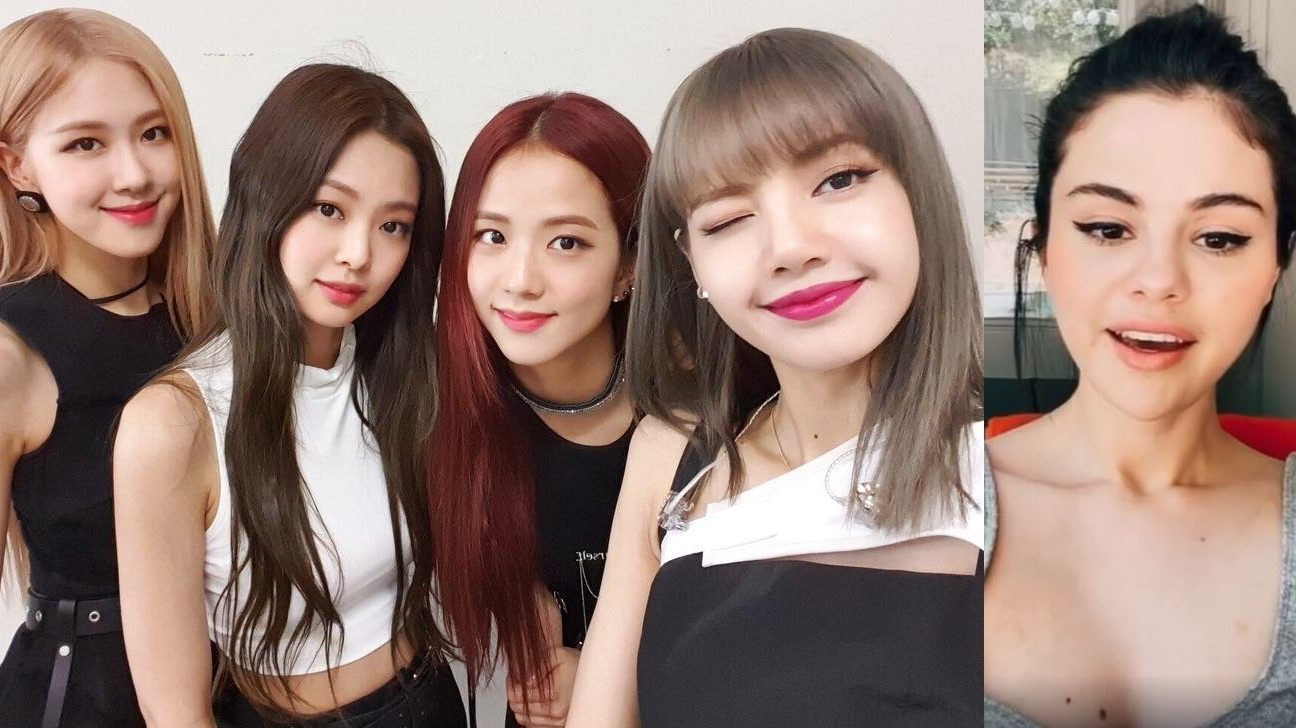
#> input picture Selena_and_Blackpink.jpg, 1296 x 728 px
$ jupyter execute 'Detect Face.ipynb'
#> lines starting #> are read from the running program, lines starting #| are printed output that depends on the picture; after the words box and inside, x2 and y2 are one past the last pixel; in counts of white or black regions, pixels touching at a corner belong together
[cell 1]
import sys

[cell 2]
import cv2
import sys

# Get user supplied values
imagePath = "Selena_and_Blackpink.jpg"
cascPath = "haarcascade_frontalface_default.xml"

# Create the haar cascade
faceCascade = cv2.CascadeClassifier(cascPath)

# Read the image
image = cv2.imread(imagePath)
#> image is the input picture: shape (728, 1296, 3); mean B, G, R 116.1, 125.5, 149.7
gray = cv2.cvtColor(image, cv2.COLOR_BGR2GRAY)
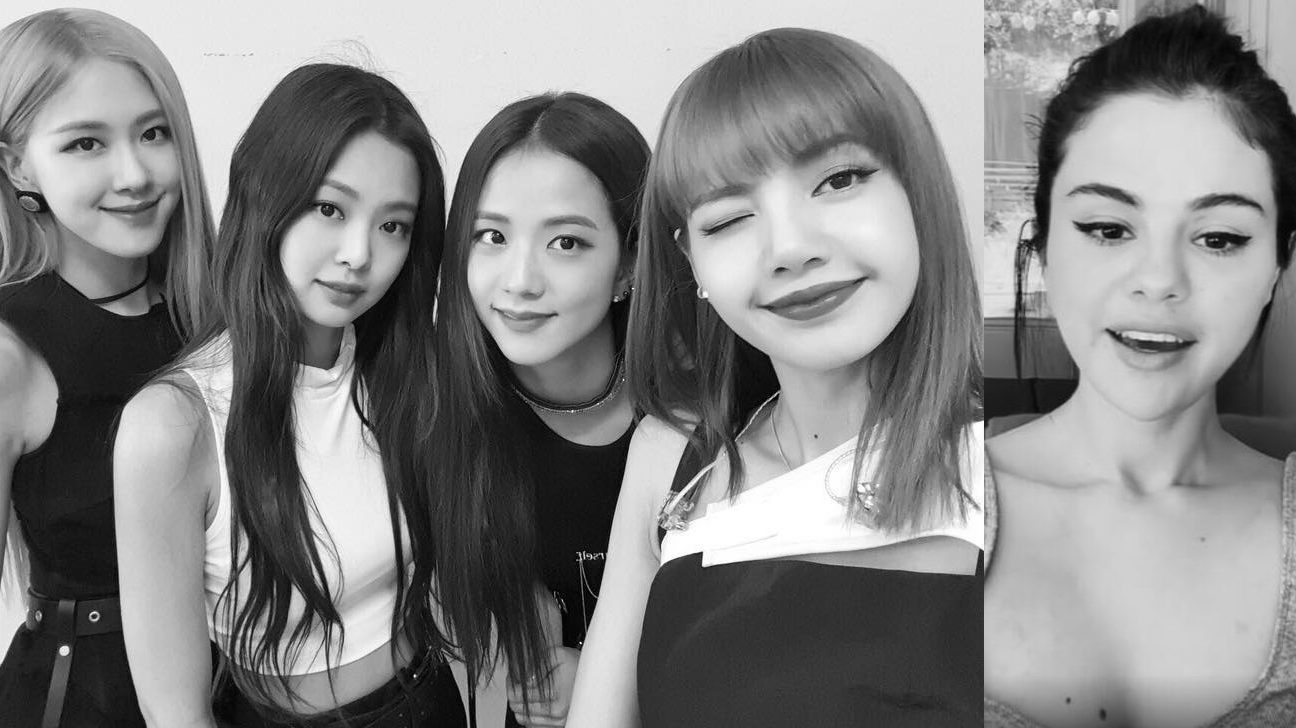
#> gray: shape (728, 1296); min 0, max 255, mean 131.6

# Detect faces in the image
faces = faceCascade.detectMultiScale(
    gray,
    scaleFactor=1.1,
    minNeighbors=5,
    minSize=(30, 30),
    flags = cv2.CASCADE_SCALE_IMAGE
)
#> faces = [[269, 153, 171, 171], [437, 164, 195, 195], [24, 64, 194, 194], [1016, 131, 272, 272], [641, 74, 301, 301]]

print ("Found {0} faces!".format(len(faces)))
#| Found 5 faces!

# Draw a rectangle around the faces
for (x, y, w, h) in faces:
    cv2.rectangle(image, (x, y), (x+w, y+h), (0, 255, 0), 2)
#> this loop made 5 passes
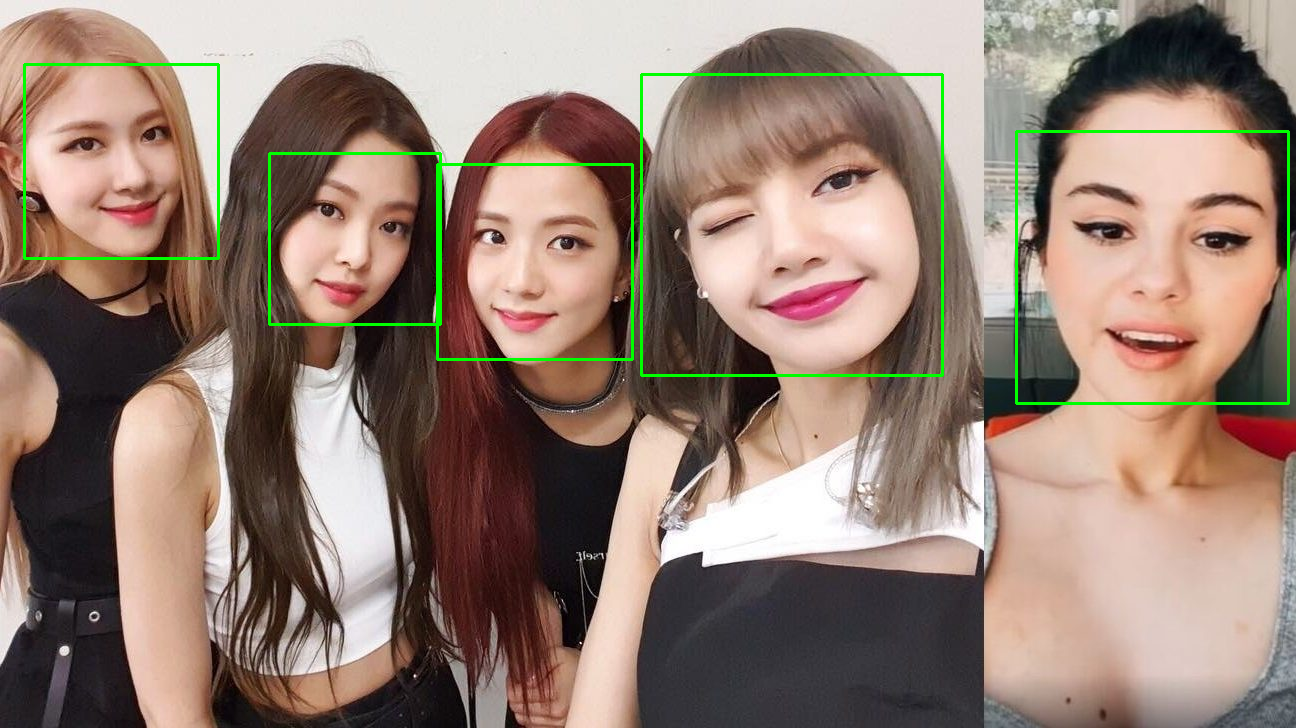
#> image: shape (728, 1296, 3); 1.44% of pixels changed, all inside (x1, y1, x2, y2) = (23, 63, 1290, 405)

cv2.imshow("Faces found", image)
cv2.waitKey(0)
#> Out = 27

$ run again, with Selena.jpg copied over Selena_and_Blackpink.jpg
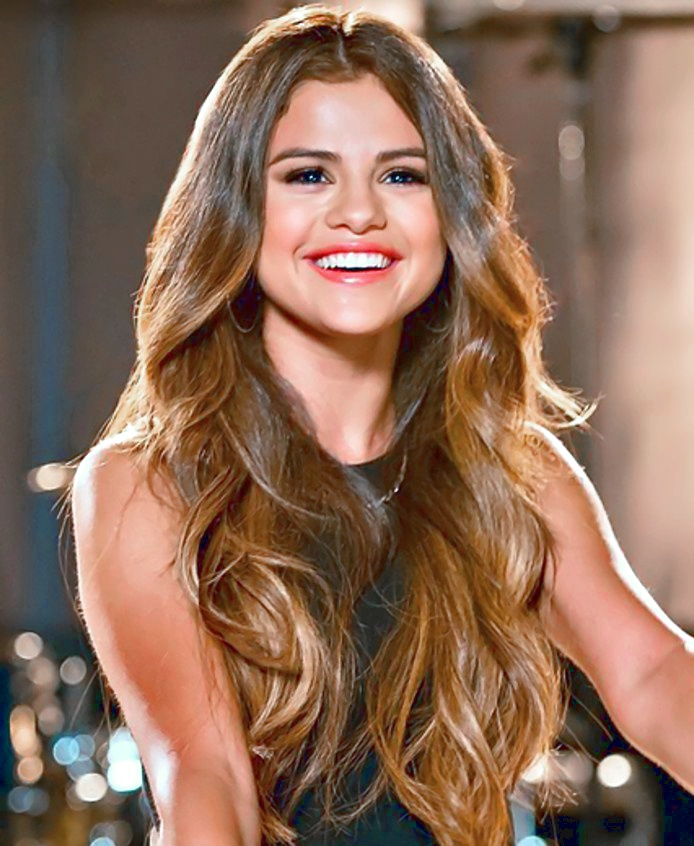
#> input picture Selena.jpg, 694 x 846 px
#> image is the input picture: shape (846, 694, 3); mean B, G, R 88.6, 108, 140.6
#> `gray = cv2.cvtColor(image, cv2.COLOR_BGR2GRAY)`:
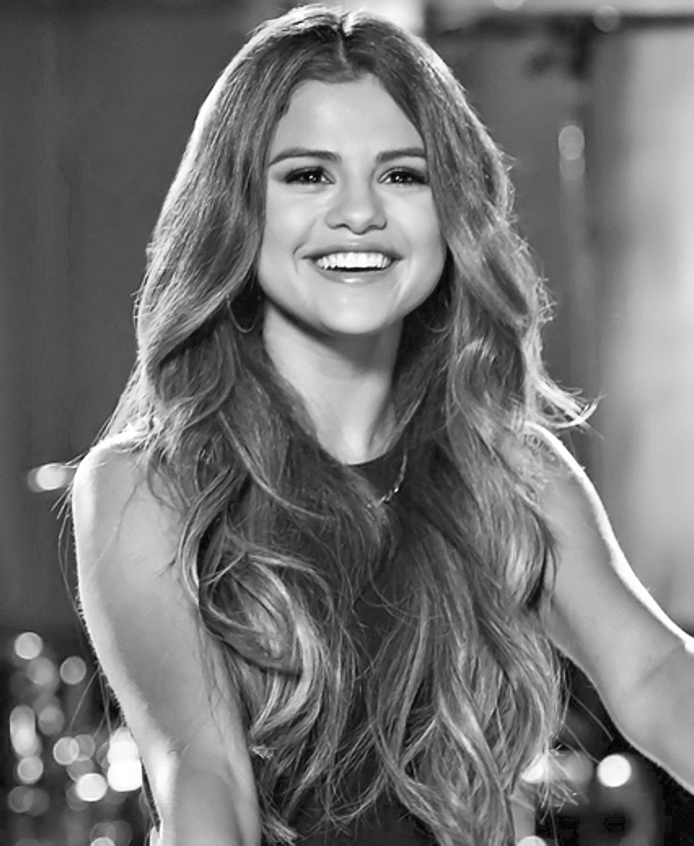
#> gray: shape (846, 694); min 2, max 255, mean 115.5
#> faces = [[228, 87, 229, 229]]
#| Found 1 faces!
#> the loop `for (x, y, w, h) in faces:` made 1 pass
#> after the loop `for (x, y, w, h) in faces:`:
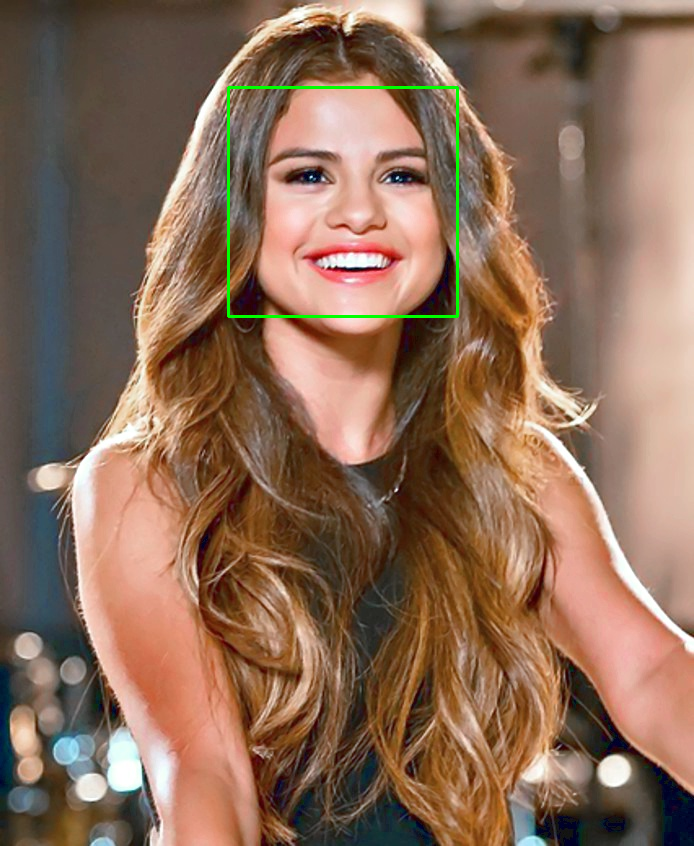
#> image: shape (846, 694, 3); 0.47% of pixels changed, all inside (x1, y1, x2, y2) = (227, 86, 459, 318)
#> Out = 27

$ run again, with Selena_and_Liza.jpg copied over Selena_and_Blackpink.jpg
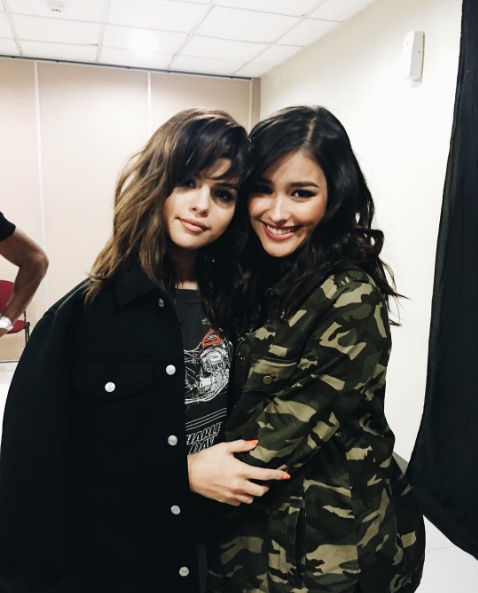
#> input picture Selena_and_Liza.jpg, 478 x 593 px
#> image is the input picture: shape (593, 478, 3); mean B, G, R 100.8, 104.8, 107.1
#> `gray = cv2.cvtColor(image, cv2.COLOR_BGR2GRAY)`:
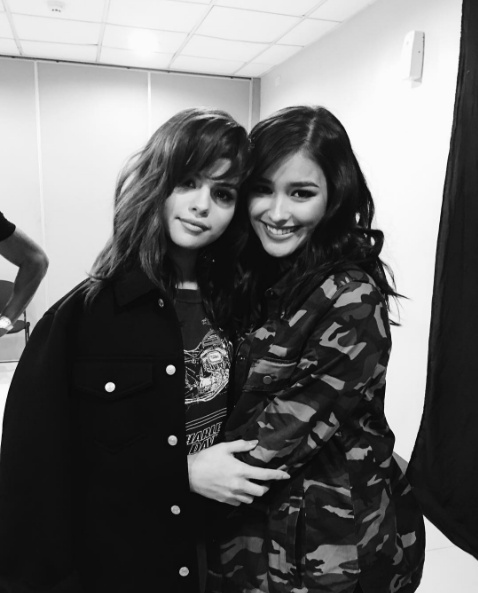
#> gray: shape (593, 478); min 5, max 254, mean 105.1
#> faces = [[154, 152, 96, 96], [232, 152, 103, 103]]
#| Found 2 faces!
#> the loop `for (x, y, w, h) in faces:` made 2 passes
#> after the loop `for (x, y, w, h) in faces:`:
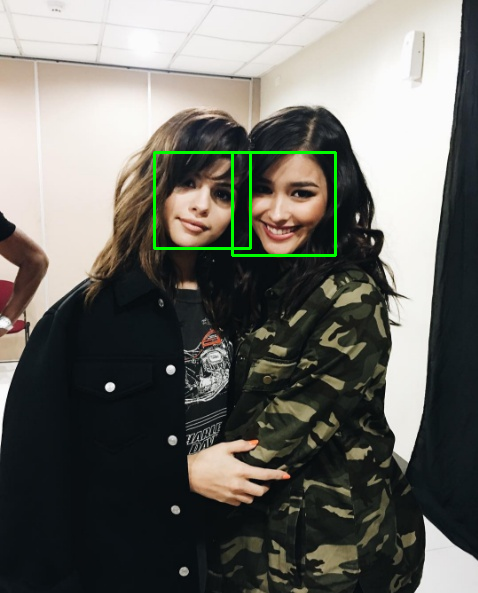
#> image: shape (593, 478, 3); 0.81% of pixels changed, all inside (x1, y1, x2, y2) = (153, 151, 337, 257)
#> Out = 27
